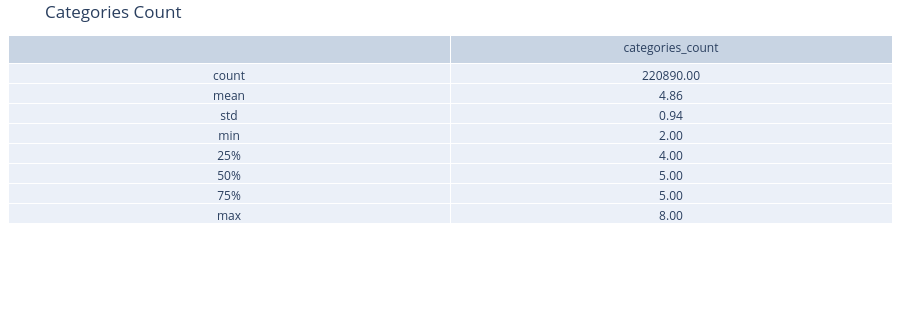
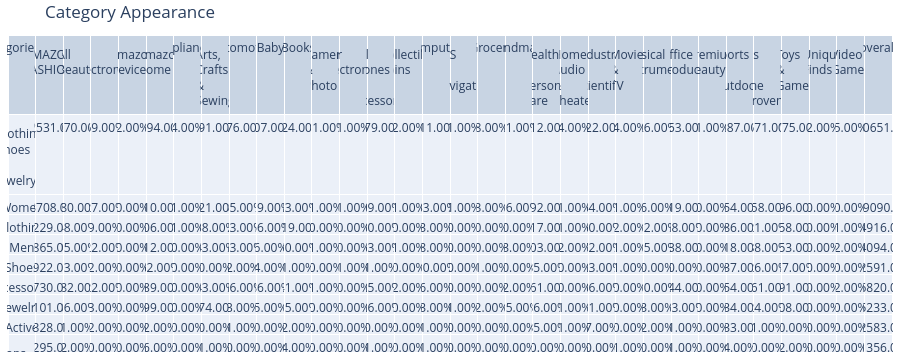

The notebook cell saved with these charts, in order:
### Code cell
items_df["categories_list"] = items_df["categories"].apply(
    lambda x: x if isinstance(x, list) else []
)

# How many names per item
items_df["categories_count"] = items_df["categories_list"].apply(len)
fig1 = df_to_plotly_table(items_df["categories_count"].describe(), "Categories Count")
fig1.show()


# Overall frequency
categories_freq = items_df.explode("categories_list")["categories_list"].value_counts()

# Count per label for each country
categoriesy_by_label = (
    items_df.explode("categories_list")
      .groupby(["categories_list", "main_category"])
      .size()
      .unstack(fill_value=0)   # columns = labels
)

categories_by_label = categoriesy_by_label.div(categories_freq, axis=0) * 100


# Limit to top N overall and keep the label columns
top_n = 50
categories_by_label_top = categoriesy_by_label.loc[categories_freq.head(top_n).index]
categories_by_label_pct_top_fmt = categories_by_label_top.map(lambda x: f"{x:.2f}%")
categories_by_label_pct_top_fmt['overall'] = categories_freq 
fig2 = df_to_plotly_table(categories_by_label_pct_top_fmt[:10], 'Category Appearance')
fig2.show()

all_categories = set()
items_df["categories_list"].apply(lambda x: all_categories.update(x))
print(f"The number of unique categories is: {len(all_categories)}")

categories_counts = (
    items_df.explode("categories_list")["categories_list"]
      .value_counts()
      .head(20)
      .sort_values()
)

plt.figure(figsize=(8, 6))
plt.barh(categories_counts.index, categories_counts.values)
plt.title("Top 20 Subcategories (Overall)")
plt.xlabel("Count")
plt.tight_layout()
plt.show()

print(all_categories)

### Figure 1 — Plotly figure (JSON) as saved in the notebook; plotly's stock layout.template omitted (floating-point values rounded to 4 significant figures)
{"data": [{"cells": {"values": [["count", "mean", "std", "min", "25%", "50%", "75%", "max"], ["220890.00", "4.86", "0.94", "2.00", "4.00", "5.00", "5.00", "8.00"]]}, "header": {"values": ["", "categories_count"]}, "type": "table"}], "layout": {"height": 312, "margin": {"b": 8, "l": 8, "r": 8, "t": 35}, "title": {"text": "Categories Count"}}}

### Figure 2 — Plotly figure (JSON) as saved in the notebook; plotly's stock layout.template omitted (floating-point values rounded to 4 significant figures; data arrays with more than 128 entries replaced by an {"elided": "..."} marker saying what was removed)
{"data": [{"cells": {"values": {"elided": "32x10 str values"}}, "header": {"values": ["categories_list", "AMAZON FASHION", "All Beauty", "All Electronics", "Amazon Devices", "Amazon Home", "Appliances", "Arts, Crafts & Sewing", "Automotive", "Baby", "Books", "Camera & Photo", "Car Electronics", "Cell Phones & Accessories", "Collectible Coins", "Computers", "GPS & Navigation", "Grocery", "Handmade", "Health & Personal Care", "Home Audio & Theater", "Industrial & Scientific", "Movies & TV", "Musical Instruments", "Office Products", "Premium Beauty", "Sports & Outdoors", "Tools & Home Improvement", "Toys & Games", "Unique Finds", "Video Games", "overall"]}, "type": "table"}], "layout": {"height": 360, "margin": {"b": 8, "l": 8, "r": 8, "t": 35}, "title": {"text": "Category Appearance"}}}
